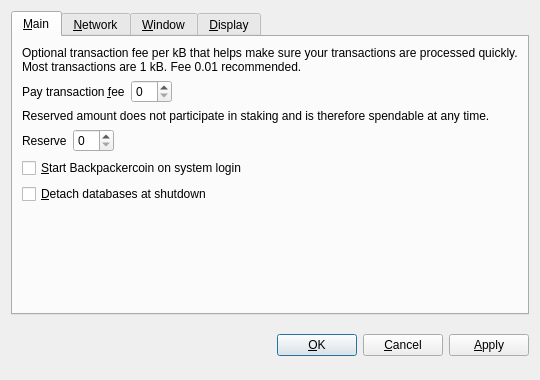
<?xml version="1.0" encoding="UTF-8"?>
<ui version="4.0">
 <class>OptionsDialog</class>
 <widget class="QDialog" name="OptionsDialog">
  <property name="geometry">
   <rect>
    <x>0</x>
    <y>0</y>
    <width>540</width>
    <height>380</height>
   </rect>
  </property>
  <property name="windowTitle">
   <string>Options</string>
  </property>
  <property name="modal">
   <bool>true</bool>
  </property>
  <layout class="QVBoxLayout" name="verticalLayout">
   <item>
    <widget class="QTabWidget" name="tabWidget">
     <property name="tabPosition">
      <enum>QTabWidget::North</enum>
     </property>
     <property name="currentIndex">
      <number>0</number>
     </property>
     <widget class="QWidget" name="tabMain">
      <attribute name="title">
       <string>&amp;Main</string>
      </attribute>
      <layout class="QVBoxLayout" name="verticalLayout_Main">
       <item>
        <widget class="QLabel" name="transactionFeeInfoLabel">
         <property name="text">
          <string>Optional transaction fee per kB that helps make sure your transactions are processed quickly. Most transactions are 1 kB. Fee 0.01 recommended.</string>
         </property>
         <property name="textFormat">
          <enum>Qt::PlainText</enum>
         </property>
         <property name="wordWrap">
          <bool>true</bool>
         </property>
        </widget>
       </item>
       <item>
        <layout class="QHBoxLayout" name="horizontalLayoutFee">
         <item>
          <widget class="QLabel" name="transactionFeeLabel">
           <property name="text">
            <string>Pay transaction &amp;fee</string>
           </property>
           <property name="textFormat">
            <enum>Qt::PlainText</enum>
           </property>
           <property name="buddy">
            <cstring>transactionFee</cstring>
           </property>
          </widget>
         </item>
         <item>
          <widget class="BitcoinAmountField" name="transactionFee"/>
         </item>
         <item>
          <spacer name="horizontalSpacerFee">
           <property name="orientation">
            <enum>Qt::Horizontal</enum>
           </property>
           <property name="sizeHint" stdset="0">
            <size>
             <width>40</width>
             <height>20</height>
            </size>
           </property>
          </spacer>
         </item>
        </layout>
       </item>
       <item>
        <widget class="QLabel" name="reserveBalanceInfoLabel">
         <property name="text">
          <string>Reserved amount does not participate in staking and is therefore spendable at any time.</string>
         </property>
         <property name="textFormat">
          <enum>Qt::PlainText</enum>
         </property>
         <property name="wordWrap">
          <bool>true</bool>
         </property>
        </widget>
       </item>
       <item>
        <layout class="QHBoxLayout" name="horizontalLayoutReserveBalance">
         <item>
          <widget class="QLabel" name="reserveBalanceLabel">
           <property name="text">
            <string>Reserve</string>
           </property>
           <property name="textFormat">
            <enum>Qt::PlainText</enum>
           </property>
           <property name="buddy">
            <cstring>reserveBalance</cstring>
           </property>
          </widget>
         </item>
         <item>
          <widget class="BitcoinAmountField" name="reserveBalance"/>
         </item>
         <item>
          <spacer name="horizontalSpacerReserveBalance">
           <property name="orientation">
            <enum>Qt::Horizontal</enum>
           </property>
           <property name="sizeHint" stdset="0">
            <size>
             <width>40</width>
             <height>20</height>
            </size>
           </property>
          </spacer>
         </item>
        </layout>
       </item>
       <item>
        <widget class="QCheckBox" name="bitcoinAtStartup">
         <property name="toolTip">
          <string>Automatically start Backpackercoin after logging in to the system.</string>
         </property>
         <property name="text">
          <string>&amp;Start Backpackercoin on system login</string>
         </property>
        </widget>
       </item>
       <item>
        <widget class="QCheckBox" name="detachDatabases">
         <property name="toolTip">
          <string>Detach block and address databases at shutdown. This means they can be moved to another data directory, but it slows down shutdown. The wallet is always detached.</string>
         </property>
         <property name="text">
          <string>&amp;Detach databases at shutdown</string>
         </property>
        </widget>
       </item>
       <item>
        <spacer name="verticalSpacer_Main">
         <property name="orientation">
          <enum>Qt::Vertical</enum>
         </property>
         <property name="sizeHint" stdset="0">
          <size>
           <width>20</width>
           <height>40</height>
          </size>
         </property>
        </spacer>
       </item>
      </layout>
     </widget>
     <widget class="QWidget" name="tabNetwork">
      <attribute name="title">
       <string>&amp;Network</string>
      </attribute>
      <layout class="QVBoxLayout" name="verticalLayout_Network">
       <item>
        <widget class="QCheckBox" name="mapPortUpnp">
         <property name="toolTip">
          <string>Automatically open the Backpackercoin client port on the router. This only works when your router supports UPnP and it is enabled.</string>
         </property>
         <property name="text">
          <string>Map port using &amp;UPnP</string>
         </property>
        </widget>
       </item>
       <item>
        <widget class="QCheckBox" name="connectSocks">
         <property name="toolTip">
          <string>Connect to the Backpackercoin network through a SOCKS proxy (e.g. when connecting through Tor).</string>
         </property>
         <property name="text">
          <string>&amp;Connect through SOCKS proxy:</string>
         </property>
        </widget>
       </item>
       <item>
        <layout class="QHBoxLayout" name="horizontalLayout_Network">
         <item>
          <widget class="QLabel" name="proxyIpLabel">
           <property name="text">
            <string>Proxy &amp;IP:</string>
           </property>
           <property name="textFormat">
            <enum>Qt::PlainText</enum>
           </property>
           <property name="buddy">
            <cstring>proxyIp</cstring>
           </property>
          </widget>
         </item>
         <item>
          <widget class="QValidatedLineEdit" name="proxyIp">
           <property name="maximumSize">
            <size>
             <width>140</width>
             <height>16777215</height>
            </size>
           </property>
           <property name="toolTip">
            <string>IP address of the proxy (e.g. 127.0.0.1)</string>
           </property>
          </widget>
         </item>
         <item>
          <widget class="QLabel" name="proxyPortLabel">
           <property name="text">
            <string>&amp;Port:</string>
           </property>
           <property name="textFormat">
            <enum>Qt::PlainText</enum>
           </property>
           <property name="buddy">
            <cstring>proxyPort</cstring>
           </property>
          </widget>
         </item>
         <item>
          <widget class="QLineEdit" name="proxyPort">
           <property name="maximumSize">
            <size>
             <width>55</width>
             <height>16777215</height>
            </size>
           </property>
           <property name="toolTip">
            <string>Port of the proxy (e.g. 9050)</string>
           </property>
          </widget>
         </item>
         <item>
          <widget class="QLabel" name="socksVersionLabel">
           <property name="text">
            <string>SOCKS &amp;Version:</string>
           </property>
           <property name="textFormat">
            <enum>Qt::PlainText</enum>
           </property>
           <property name="buddy">
            <cstring>socksVersion</cstring>
           </property>
          </widget>
         </item>
         <item>
          <widget class="QValueComboBox" name="socksVersion">
           <property name="toolTip">
            <string>SOCKS version of the proxy (e.g. 5)</string>
           </property>
          </widget>
         </item>
         <item>
          <spacer name="horizontalSpacer_Network">
           <property name="orientation">
            <enum>Qt::Horizontal</enum>
           </property>
           <property name="sizeHint" stdset="0">
            <size>
             <width>40</width>
             <height>20</height>
            </size>
           </property>
          </spacer>
         </item>
        </layout>
       </item>
       <item>
        <spacer name="verticalSpacer_Network">
         <property name="orientation">
          <enum>Qt::Vertical</enum>
         </property>
         <property name="sizeHint" stdset="0">
          <size>
           <width>20</width>
           <height>40</height>
          </size>
         </property>
        </spacer>
       </item>
      </layout>
     </widget>
     <widget class="QWidget" name="tabWindow">
      <attribute name="title">
       <string>&amp;Window</string>
      </attribute>
      <layout class="QVBoxLayout" name="verticalLayout_Window">
       <item>
        <widget class="QCheckBox" name="minimizeToTray">
         <property name="toolTip">
          <string>Show only a tray icon after minimizing the window.</string>
         </property>
         <property name="text">
          <string>&amp;Minimize to the tray instead of the taskbar</string>
         </property>
        </widget>
       </item>
       <item>
        <widget class="QCheckBox" name="minimizeOnClose">
         <property name="toolTip">
          <string>Minimize instead of exit the application when the window is closed. When this option is enabled, the application will be closed only after selecting Quit in the menu.</string>
         </property>
         <property name="text">
          <string>M&amp;inimize on close</string>
         </property>
        </widget>
       </item>
       <item>
        <spacer name="verticalSpacer_Window">
         <property name="orientation">
          <enum>Qt::Vertical</enum>
         </property>
         <property name="sizeHint" stdset="0">
          <size>
           <width>20</width>
           <height>40</height>
          </size>
         </property>
        </spacer>
       </item>
      </layout>
     </widget>
     <widget class="QWidget" name="tabDisplay">
      <attribute name="title">
       <string>&amp;Display</string>
      </attribute>
      <layout class="QVBoxLayout" name="verticalLayout_Display">
       <item>
        <layout class="QHBoxLayout" name="horizontalLayout_1_Display">
         <item>
          <widget class="QLabel" name="langLabel">
           <property name="text">
            <string>User Interface &amp;language:</string>
           </property>
           <property name="textFormat">
            <enum>Qt::PlainText</enum>
           </property>
           <property name="buddy">
            <cstring>lang</cstring>
           </property>
          </widget>
         </item>
         <item>
          <widget class="QValueComboBox" name="lang">
           <property name="toolTip">
            <string>The user interface language can be set here. This setting will take effect after restarting Backpackercoin.</string>
           </property>
          </widget>
         </item>
        </layout>
       </item>
       <item>
        <layout class="QHBoxLayout" name="horizontalLayout_2_Display">
         <item>
          <widget class="QLabel" name="unitLabel">
           <property name="text">
            <string>&amp;Unit to show amounts in:</string>
           </property>
           <property name="textFormat">
            <enum>Qt::PlainText</enum>
           </property>
           <property name="buddy">
            <cstring>unit</cstring>
           </property>
          </widget>
         </item>
         <item>
          <widget class="QValueComboBox" name="unit">
           <property name="toolTip">
            <string>Choose the default subdivision unit to show in the interface and when sending coins.</string>
           </property>
          </widget>
         </item>
        </layout>
       </item>
       <item>
        <widget class="QCheckBox" name="displayAddresses">
         <property name="toolTip">
          <string>Whether to show Backpackercoin addresses in the transaction list or not.</string>
         </property>
         <property name="text">
          <string>&amp;Display addresses in transaction list</string>
         </property>
        </widget>
       </item>
       <item>
        <widget class="QCheckBox" name="coinControlFeatures">
         <property name="toolTip">
          <string>Whether to show coin control features or not.</string>
         </property>
         <property name="text">
          <string>Display coin &amp;control features (experts only!)</string>
         </property>
        </widget>
       </item>
       <item>
        <spacer name="verticalSpacer_Display">
         <property name="orientation">
          <enum>Qt::Vertical</enum>
         </property>
         <property name="sizeHint" stdset="0">
          <size>
           <width>20</width>
           <height>40</height>
          </size>
         </property>
        </spacer>
       </item>
      </layout>
     </widget>
    </widget>
   </item>
   <item>
    <layout class="QHBoxLayout" name="horizontalLayout_Buttons">
     <item>
      <spacer name="horizontalSpacer_1">
       <property name="orientation">
        <enum>Qt::Horizontal</enum>
       </property>
       <property name="sizeHint" stdset="0">
        <size>
         <width>40</width>
         <height>48</height>
        </size>
       </property>
      </spacer>
     </item>
     <item>
      <widget class="QLabel" name="statusLabel">
       <property name="font">
        <font>
         <weight>75</weight>
         <bold>true</bold>
        </font>
       </property>
       <property name="text">
        <string/>
       </property>
       <property name="textFormat">
        <enum>Qt::PlainText</enum>
       </property>
       <property name="wordWrap">
        <bool>true</bool>
       </property>
      </widget>
     </item>
     <item>
      <spacer name="horizontalSpacer_2">
       <property name="orientation">
        <enum>Qt::Horizontal</enum>
       </property>
       <property name="sizeHint" stdset="0">
        <size>
         <width>40</width>
         <height>48</height>
        </size>
       </property>
      </spacer>
     </item>
     <item>
      <widget class="QPushButton" name="okButton">
       <property name="text">
        <string>&amp;OK</string>
       </property>
      </widget>
     </item>
     <item>
      <widget class="QPushButton" name="cancelButton">
       <property name="text">
        <string>&amp;Cancel</string>
       </property>
       <property name="autoDefault">
        <bool>false</bool>
       </property>
      </widget>
     </item>
     <item>
      <widget class="QPushButton" name="applyButton">
       <property name="text">
        <string>&amp;Apply</string>
       </property>
       <property name="autoDefault">
        <bool>false</bool>
       </property>
      </widget>
     </item>
    </layout>
   </item>
  </layout>
 </widget>
 <customwidgets>
  <customwidget>
   <class>BitcoinAmountField</class>
   <extends>QSpinBox</extends>
   <header>bitcoinamountfield.h</header>
  </customwidget>
  <customwidget>
   <class>QValueComboBox</class>
   <extends>QComboBox</extends>
   <header>qvaluecombobox.h</header>
  </customwidget>
  <customwidget>
   <class>QValidatedLineEdit</class>
   <extends>QLineEdit</extends>
   <header>qvalidatedlineedit.h</header>
  </customwidget>
 </customwidgets>
 <resources/>
 <connections/>
</ui>
